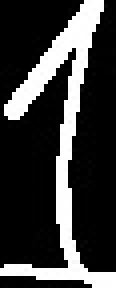
#> input picture handwritten_text/segmented/recognized/1/Quizz 01 Economia mercados financeiros_1_nr_39.jpg, 29 x 72 px (shown 4 times larger)
$ python -i ocr.py   (imports and definitions only)
#> lines starting #> are read from the running program, lines starting #| are printed output that depends on the picture
#> further down, picture is the input picture: PIL image 29x72 RGB; min 0, max 255, mean 58.8
"""
OCR de formulas: imagem de tracos -> string LaTeX, via pix2tex (LaTeX-OCR).

O modelo ViT (~65 MB) e baixado na primeira execucao e carregado
preguicosamente na primeira requisicao -- subir o servidor continua
instantaneo. Roda em CPU.

pix2tex foi treinado em formulas IMPRESSAS (renders de LaTeX), nao em
manuscrito. prepare_for_ocr() aproxima o desenho do usuario desse dominio:
funde os tracos coloridos sobre fundo branco, estica o contraste para a
tinta mais escura virar preto (autocontrast funciona para QUALQUER cor de
caneta), recorta no bounding box e devolve uma margem branca generosa.

O modelo tambem e sistematicamente ruim em expressoes triviais (uma letra,
"2x", "x+1") -- ver o comentario de ink_complexity() abaixo para o porque e
os dados de calibracao.
"""
import os
import threading

import numpy as np
from PIL import Image, ImageOps
from scipy import ndimage

from .mathimg import render_math

# o albumentations (dependência do pix2tex) checa atualização na rede ao
# importar; sem rede isso pode travar a primeira requisição de OCR
# [1 line not run here, left out]

_model = None
_lock = threading.Lock()


class EmptySelection(ValueError):
    pass


# [7 lines left out: function get_model, not called in this run]


def prepare_for_ocr(img):
    """Traços do canvas (RGBA, fundo transparente) -> estilo 'impresso'."""
    white = Image.new("RGB", img.size, "white")
#> white: PIL image 29x72 RGB; every value is 255
    if img.mode == "RGBA":
        white.paste(img, mask=img.getchannel("A"))
    else:
        white.paste(img.convert("RGB"))
    g = white.convert("L")

    bbox = g.point(lambda v: 255 if v < 250 else 0).getbbox()
#> bbox = (0, 0, 29, 72)
    if bbox is None:
        raise EmptySelection("a seleção não contém traços")
    g = g.crop(bbox)

    g = ImageOps.autocontrast(g)
    return ImageOps.expand(g, border=24, fill=255).convert("RGB")
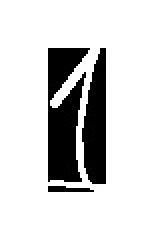
#> returned value: PIL image 77x120 RGB (shown 2 times larger); min 0, max 255, mean 210.7


# O modelo costuma prefixar o resultado com comandos de estilo
# (\scriptstyle etc.) quando a entrada é pequena — ruído, não conteúdo.
_STYLES = ("\\scriptscriptstyle", "\\scriptstyle", "\\displaystyle", "\\textstyle")


# [25 lines left out: function cleanup_latex, not called in this run]


# pix2tex foi treinado em recortes de artigos científicos, onde uma
# expressão isolada tipo "2x" quase nunca aparece sozinha como a fórmula
# inteira -- o modelo não tem calibração para "isto é trivial" e aluciona
# LaTeX complexo em vez de admitir incerteza (ver README, seção de
# limitações). Não dá para consertar isso pré-processando a imagem (testei
# reescalar seleções pequenas: ajudava casos triviais mas piorava fórmulas
# que já funcionavam bem) -- mas dá pra DETECTAR quando a entrada é simples
# demais para confiar no resultado, contando componentes de tinta
# "significativos" (filtrando manchas de anti-aliasing menores que
# MIN_COMPONENT_PX). Calibrado contra os próprios casos de teste: "2", "x",
# "2x", "x+1", "2x+1" (todos viram lixo ou erram letra) ficam em 1-4
# componentes; "x^2+2x+1", "\frac{a+b}{c}", "\int_0^1 x\,dx" etc. (todos
# corretos) ficam em 5+.
INK_THRESHOLD = 180
MIN_COMPONENT_PX = 4
LOW_CONFIDENCE_MAX_COMPONENTS = 4


# [33 lines left out: functions ink_complexity, ocr_image, not called in this run]

>>> from PIL import Image
>>> picture = Image.open('../../handwritten_text/segmented/recognized/1/Quizz 01 Economia mercados financeiros_1_nr_39.jpg')
>>> result = prepare_for_ocr(picture)
